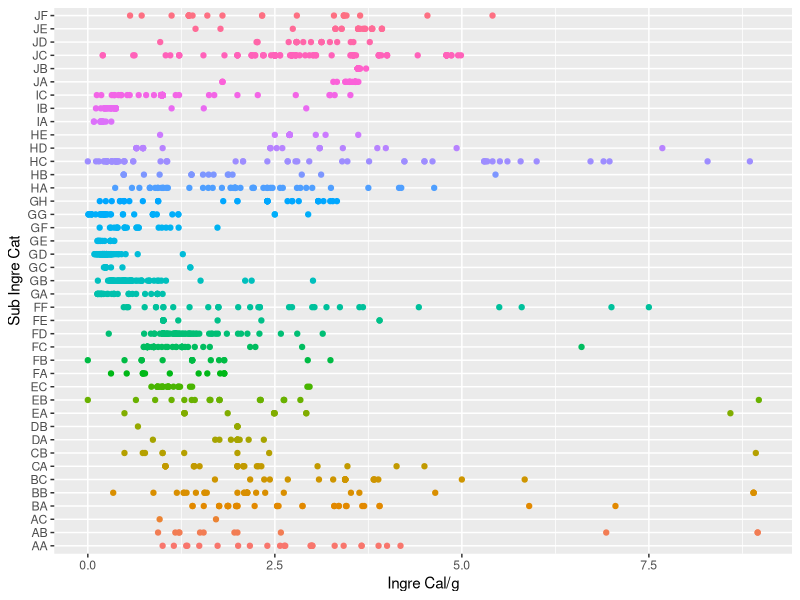

Reproduce this figure in R. (Note: this script raises an error after producing the figure.)
#calplot
library(dplyr)
library(ggplot2)
calall= read.csv("ingre_cal.csv",sep=",", header =F)
str(calall)
calF= filter(calall, V2 != '') 
calF[,1] = sub("([[:digit:]]+)", "", calF[,1])
CalO= calF[order(calF[,1]),]
Cal1= filter(CalO, V1 != 'LA')
Cal1= filter(Cal1, V1 != 'KA')
Cal1$V2 = as.numeric(as.character(Cal1$V2))
qplot(Cal1$V2, Cal1$V1, xlab = 'Ingre Cal/g', ylab= 'Sub Ingre Cat', colour=Cal1$V1)+theme(legend.position="none")

ggpairs(Cal1,legends = T)